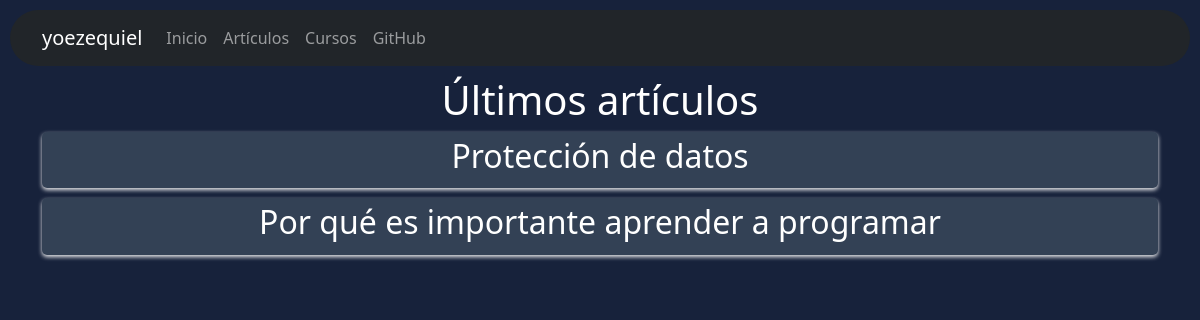
The page / on the database its author committed.
### tables this page shows
CREATE TABLE articles (
                    id INTEGER PRIMARY KEY AUTOINCREMENT,
                    title TEXT NOT NULL,
                    content TEXT NOT NULL,
                    image TEXT
                );

### app.py (the view)
@app.route('/')
def index():
    conn = get_db_connection()
    if conn:
        try:
            cursor = conn.cursor()
            cursor.execute('''
                CREATE TABLE IF NOT EXISTS articles (
                    id INTEGER PRIMARY KEY AUTOINCREMENT,
                    title TEXT NOT NULL,
                    content TEXT NOT NULL,
                    image TEXT
                )
            ''')
            conn.commit()
            cursor.execute("SELECT * FROM articles ORDER BY id DESC LIMIT 5")
            latest_articles = cursor.fetchall()
            cursor.close()
            conn.close()
            if len(latest_articles) == 0:
                message = "No hay artículos publicados aún"
            else:
                message = ""
            return render_template('index.html', articles=latest_articles, message=message)
        except sqlite3.Error as e:
            print(e)
            return "Error en la conexión a la base de datos"
    else:
        return "Error en la conexión a la base de datos"

### app.py (called while the page is built)
def get_db_connection():
    try:
        conn = sqlite3.connect('blog.db')
        return conn
    except sqlite3.Error as e:
        print(e)
        return None

### templates/index.html (shortened to what this page needs)
{% extends 'base.html' %}
{% block content %}
<link rel="stylesheet" href="{{ url_for('static', filename='css/index.css') }}">
    <h1>Últimos artículos</h1>
    {% if message %}
        <p>{{ message }}</p>
    {% else %}
        {% for article in articles %}
            <div class="article">
                <h2><a href="{{ url_for('view_article', article_id=article[0]) }}">{{ article[1] }}</a></h2>
            </div>
        {% endfor %}
    {% endif %}
{% endblock %}

### static/css/base.css (style rules this page uses)
body { background-color: rgb(23, 34, 59); color: white; text-align: center; }

### static/css/index.css (style rules this page uses)
.article { padding: 5px; margin-bottom: 10px; box-shadow: 0 2px 4px rgba(251, 251, 251, 0.934); transition: transform 0.2s ease-in-out; background-color: rgb(51, 65, 85); border-radius: 5px; }
a { text-decoration: none; color: white; font-weight: 350; }

### rows shown on the page
articles: title "Protección de datos"
articles: title "Por qué es importante aprender a programar"
